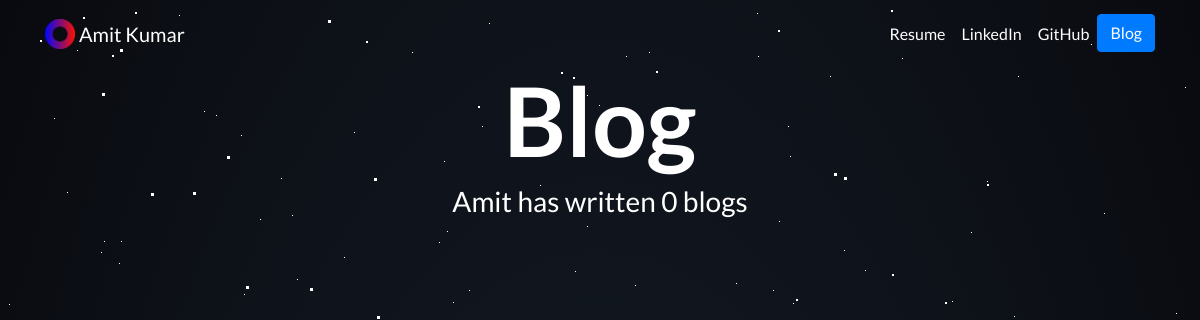
The page /blog/ on the database as committed earlier.
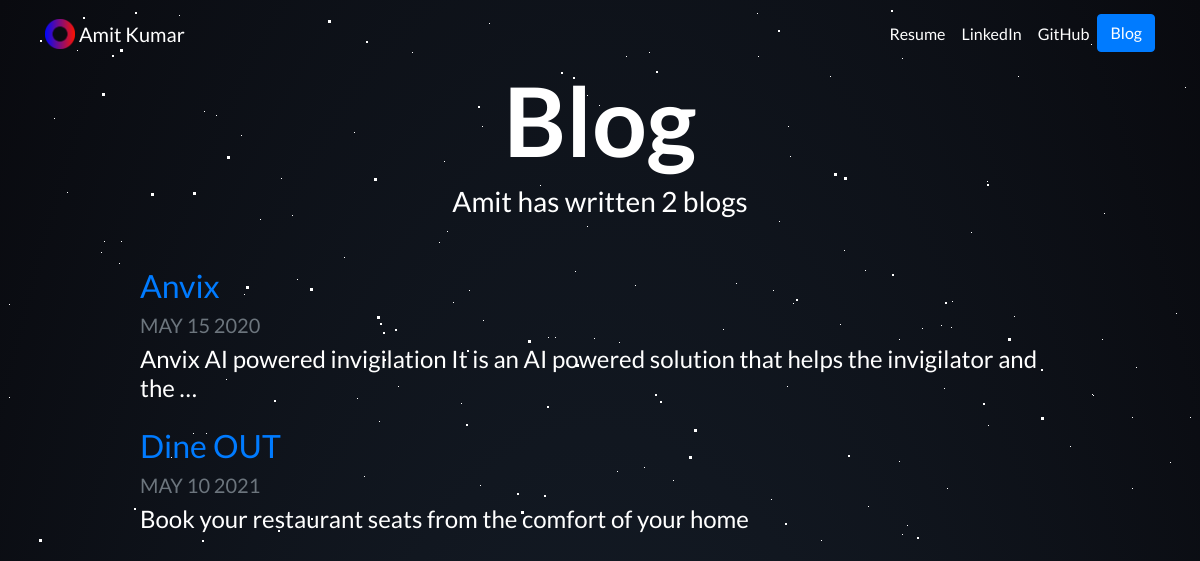
The same page on the database as committed later.
### blog/models.py (models this page shows, shortened)
class Blog(models.Model):
    title = models.CharField(max_length = 200)
    description = models.TextField()
    date = models.DateField()

### blog/views.py (the view)
# urls.py: path('', views.all_blogs, name="all_blogs"),
def all_blogs(request):
    blogs = Blog.objects.all()
    return render(request, 'blog/all_blogs.html', {'blogs': blogs})

### blog/templates/blog/all_blogs.html
{% extends "portfolio/base.html" %}
{% load static %}
{% block content %}
    <h1 id="blogtitle" class="font-weight-bold text-center">Blog</h1>
    <h3 class="text-center mb-5">Amit has written {{ blogs.count }} blog{{ blogs.count|pluralize }}</h3>
    {% for blog in blogs %}
        <div class="row justify-content-center my-3">
          <div class="col-md-10">
            <a href="{% url 'blog:detail' blog.id %}">
              <h2>{{ blog.title }}</h2>
            </a>
            <h5 class="text-muted">{{ blog.date|date:'M d Y'|upper }}</h5>
            <h4>{{ blog.description|striptags|truncatechars:100 }}</h4>
          </div>
        </div>
    {% endfor %}
{% endblock %}

### portfolio/templates/portfolio/base.html (shortened to what this page needs)
{% load static %}
<!doctype html>
<html lang="en">
<head>
  <link rel="stylesheet" href="https://stackpath.bootstrapcdn.com/bootstrap/4.4.1/css/bootstrap.min.css">
  <link rel="stylesheet" href="{% static "portfolio/custom.css" %}">
  <link rel="stylesheet" href="{% static "portfolio/font-awesome/css/font-awesome.min.css" %}">
</head>
<body>
<div id='stars3'></div>
<div id="title">
  <nav id="topNav" class="navbar navbar-expand-md">
    <div class="container">
      <a class="navbar-brand" href="{% url 'home' %}">
        <img src="{% static "portfolio/Logo.png" %}" width="30" height="30" class="d-inline-block align-top" alt="Amit's Logo">
        <span class="text-white">Amit Kumar</span>
      </a>
      <div class="collapse navbar-collapse text-center" id="navbarNav">
        <ul class="navbar-nav ml-auto">
          <li class="nav-item">
            <a class="nav-link " href="{% static "portfolio/resume.pdf" %}"><span class="text-white">Resume</span></a>
          </li>
          <li class="nav-item">
            <a class="nav-link " href="https://www.linkedin.com/in/amit-kumar-96406217a/" target="_blank"><span class="text-white">LinkedIn</span></a>
          </li>
          <li class="nav-item">
            <a class="nav-link " href="https://github.com/amit-kr-debug" target="_blank"><span class="text-white">GitHub</span></a>
          </li>
          <li>
            <a role="button" href="{% url 'blog:all_blogs' %}" class="btn btn-primary">Blog</a>
          </li>
        </ul>
      </div>
    </div>
  </nav>
  <div class="container">
    {% block content %}{% endblock %}
  </div>
</div>
</body>
</html>

Rows that differ between the two databases and show on the page:
added Blog: title "Anvix", date "MAY 15 2020", description "Anvix AI powered invigilation It is an AI powered solution that helps the invigilator and the …"
added Blog: title "Dine OUT", date "MAY 10 2021", description "Book your restaurant seats from the comfort of your home"
Other text that changed with them:
{{ blogs.count }}: "0" → "2"
